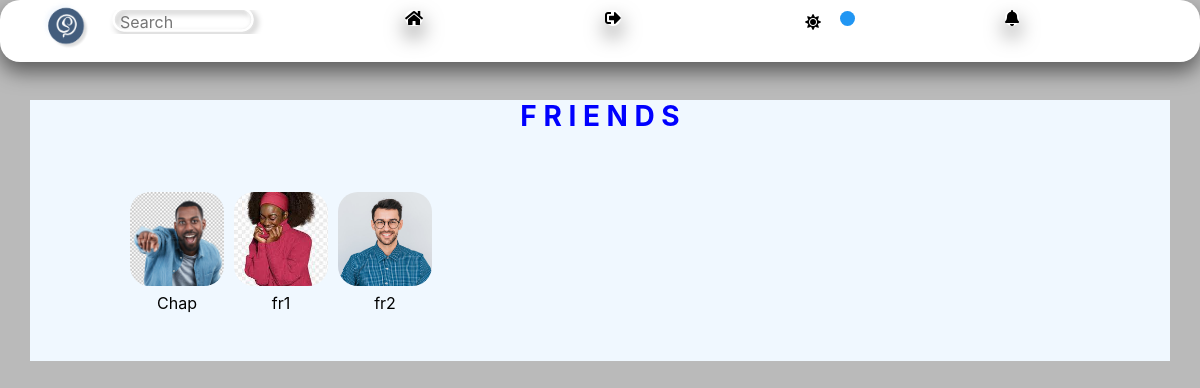
Page /friends (signed in) on the committed database.
### network/models.py (models this page shows)
class User(AbstractUser):
    profile_pics = models.ImageField(upload_to='profile_pics/', null=True, blank=True)
    phone_number = models.CharField(max_length=20, null=True, blank=True)
    about = models.TextField(null=True, blank=True)

### network/views.py (the view)
# urls.py: path("friends", views.friends_list, name="friends_list"),
@login_required
def friends_list(request):
    friends = user_connections(request).get('friends', [])  # Use the custom context processor to get friends
    friends_per_page = 81  # Set the number of friends per page
    paginator = Paginator(friends, friends_per_page)
    page = request.GET.get('page', 1)
    try:
        friends = paginator.page(page)
    except PageNotAnInteger:
        friends = paginator.page(1)
    except EmptyPage:
        friends = paginator.page(paginator.num_pages)
    return render(request, 'network/friends_list.html', {'friends': friends})

### network/custom_context_processors.py (called while the page is built)
def my_groups_and_joined(request):
    if request.user.is_authenticated:
        my_groups = Group.objects.filter(creator=request.user)
        groups_i_joined = request.user.group_members.all()
    else:
        my_groups = []
        groups_i_joined = []
    return {
        'my_groups': my_groups,
        'groups_i_joined': groups_i_joined,
    }

### network/templates/network/friends_list.html (shortened to what this page needs)
{% extends 'network/layout.html' %}
{% load static %}
{% block body %}
<div class="container" style="margin-top: 100px; background-color: #f0f8ff; border: 1px solid #ccc; padding-left: 100px; padding-right: 100px; border: none;">
  <h3 style="color: blue;"><strong>F R I E N D S</strong></h3>
  <div class="image-container">
    {% for friend in friends %}
      <div class="friend-container">
        {% if friend.profile_pics %}
        <a href="{% url 'profile' friend.id %}">
        <img src="{{ friend.profile_pics.url }}" class="card-img-top" alt="{{ friend.username }}" style="aspect-ratio: 1 / 1; object-fit: cover; border-radius: 20px; margin-top: 50px;">
        <p class="friend-username">{{ friend.username }}</p>
        </a>
        {% else %}
        <a href="{% url 'profile' friend.id %}">
        <img src="media/post_image/nodp.jpg" class="card-img-top" alt="{{ friend.username }}" style="aspect-ratio: 1 / 1; object-fit: cover; border-radius: 20px; margin-top: 50px;">
        <p class="friend-username">{{ friend.username }}</p>
      </a>
        {% endif %}
      </div>
    {% endfor %}
  </div>
</div>
{% endblock %}

### network/static/network/styles.css (style rules this page uses)
body { background-color:#BABABA; }
* { margin: 0; padding: 0; box-sizing: border-box; }
.image-container { display: flex; flex-wrap: wrap; gap: 4px; max-width: 100%; max-height: 100%; overflow: hidden; }
a { color: inherit; text-decoration: none; }
.container { display: flex; }

### network/templates/network/friends_list.html (style rules this page uses)
.container { display: flex; flex-direction: column; align-items: center; }
.image-container { display: flex; flex-wrap: wrap; gap: 10px; }
.friend-container { flex: 1 0 auto; max-width: 10%; text-align: center; margin-bottom: 10px; }
.friend-container img { width: 100%; border-radius: 20px; }
.friend-username { margin-top: 5px; }

### rows in the picture
User: profile_pics (picture), username "Chap"
User: profile_pics (picture), username "fr1"
User: profile_pics (picture), username "fr2"
